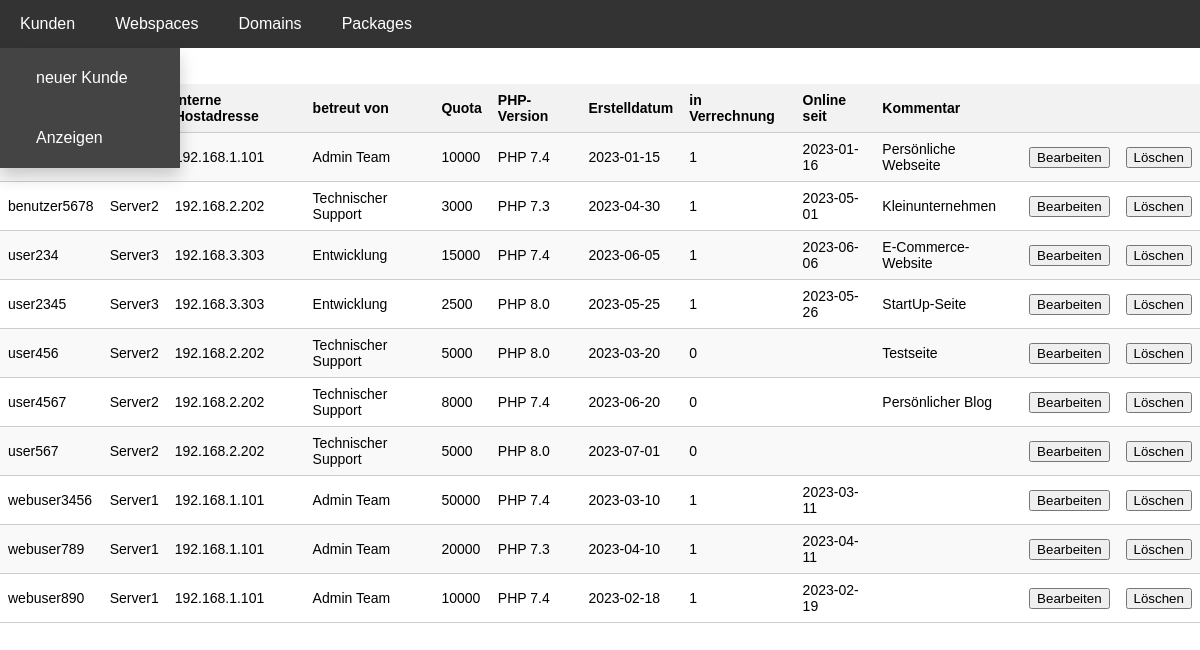
Page /we_show.php on the committed database.
### tables this page shows
CREATE TABLE webs (
	we_user VARCHAR(20) PRIMARY KEY,
    we_server VARCHAR(50) NOT NULL,
    we_internal_hostaddress VARCHAR(50) NOT NULL,
    we_maintained_by VARCHAR(50) NOT NULL,
    we_quota INT(10) NOT NULL,
    we_php_vers VARCHAR(10) NOT NULL,
    we_creation_date DATE NOT NULL,
    we_is_online BOOLEAN NOT NULL DEFAULT FALSE,
    we_online_since DATE,
    we_comment VARCHAR(250),
    pa_id INT,
    CONSTRAINT packages_webs FOREIGN KEY (pa_id) REFERENCES packages(pa_id) ON DELETE RESTRICT ON UPDATE RESTRICT
);

### we_show.php (the view, shortened to what this page needs)
<!DOCTYPE html>
<html>
<html lang="de">
<head>
    <link rel="stylesheet" href="styles.css">
</head>
<body>
    <nav>
        <ul class="navbar">
            <li class="nav-item">
                <a href="#">Kunden</a>
            </li>
            <li class="nav-item">
                <a href="#">Webspaces</a>
            </li>
            <li class="nav-item">
                <a href="#">Domains</a>
            </li>
            <li class="nav-item">
                <a href="#">Packages</a>
            </li>
        </ul>
    </nav>
    <br>
    <?php
        $hostname = "localhost";
        $username = "admin";
        $password = "Passw0rd";
        $db = "mynet_test";
        $dbconnect = mysqli_connect($hostname, $username, $password, $db);
    ?>
    <table class="styled-table">
        <tr>
            <th>Webuser</th>
            <th>Server</th>
            <th>Interne Hostadresse</th>
            <th>betreut von</th>
            <th>Quota</th>
            <th>PHP-Version</th>
            <th>Erstelldatum</th>
            <th>in Verrechnung</th>
            <th>Online seit</th>
            <th>Kommentar</th>
            <th></th>
            <th></th>
        </tr>
    <br>
    <?php
    $query = mysqli_query($dbconnect, "SELECT * FROM webs")
        or die (mysqli_error($dbconnect));
    while ($row = mysqli_fetch_array($query)) {
        echo
        "<tr>
            <td>{$row['we_user']}</td>
            <td>{$row['we_server']}</td>
            <td>{$row['we_internal_hostaddress']}</td>
            <td>{$row['we_maintained_by']}</td>
            <td>{$row['we_quota']}</td>
            <td>{$row['we_php_vers']}</td>
            <td>{$row['we_creation_date']}</td>
            <td>{$row['we_is_online']}</td>
            <td>{$row['we_online_since']}</td>
            <td>{$row['we_comment']}</td>
            <td>
            <form action='we_edit.php' method='post'>
                <input type='hidden' name='we_user' value='{$row['we_user']}'>
                <input type='submit' name='bearbeiten' value='Bearbeiten'>
            </form>
            </td>
            <td>
            <form action='we_delete.php' method='post'>
                <input type='hidden' name='we_user' value='{$row['we_user']}'>
                <input type='submit' name='loeschen' value='Löschen'>
            </form>
            </td>
        </tr>";
    }
    ?>
    </table>
</body>
</html>
</body>
</html>

### styles.css (style rules this page uses)
body { font-family: Arial, sans-serif; margin: 0; padding: 0; }
.navbar { background-color: #333; list-style-type: none; padding: 0; margin: 0; display: flex; align-items: center; }
.nav-item { position: relative; }
.nav-item a { display: block; color: white; text-decoration: none; padding: 15px 20px; transition: background-color 0.3s ease; }
.styled-table { width: 100%; border-collapse: collapse; font-size: 14px; }
.styled-table th, .styled-table td { padding: 8px; text-align: left; border-bottom: 1px solid #ccc; }
.styled-table th { background-color: #f2f2f2; }
.styled-table tr:nth-child(even) { background-color: #f9f9f9; }

### rows in the picture
webs: we_internal_hostaddress "192.168.1.101", we_maintained_by "Admin Team", we_quota "10000", we_php_vers "PHP 7.4", we_creation_date "2023-01-15", we_is_online "1", we_online_since "2023-01-16", we_comment "Persönliche Webseite"
webs: we_user "benutzer5678", we_server "Server2", we_internal_hostaddress "192.168.2.202", we_maintained_by "Technischer Support", we_quota "3000", we_php_vers "PHP 7.3", we_creation_date "2023-04-30", we_is_online "1", we_online_since "2023-05-01", we_comment "Kleinunternehmen"
webs: we_user "user234", we_server "Server3", we_internal_hostaddress "192.168.3.303", we_maintained_by "Entwicklung", we_quota "15000", we_php_vers "PHP 7.4", we_creation_date "2023-06-05", we_is_online "1", we_online_since "2023-06-06", we_comment "E-Commerce-Website"
webs: we_user "user2345", we_server "Server3", we_internal_hostaddress "192.168.3.303", we_maintained_by "Entwicklung", we_quota "2500", we_php_vers "PHP 8.0", we_creation_date "2023-05-25", we_is_online "1", we_online_since "2023-05-26", we_comment "StartUp-Seite"
webs: we_user "user456", we_server "Server2", we_internal_hostaddress "192.168.2.202", we_maintained_by "Technischer Support", we_quota "5000", we_php_vers "PHP 8.0", we_creation_date "2023-03-20", we_is_online "0", we_comment "Testseite"
webs: we_user "user4567", we_server "Server2", we_internal_hostaddress "192.168.2.202", we_maintained_by "Technischer Support", we_quota "8000", we_php_vers "PHP 7.4", we_creation_date "2023-06-20", we_is_online "0", we_comment "Persönlicher Blog"
webs: we_user "user567", we_server "Server2", we_internal_hostaddress "192.168.2.202", we_maintained_by "Technischer Support", we_quota "5000", we_php_vers "PHP 8.0", we_creation_date "2023-07-01", we_is_online "0"
webs: we_user "webuser3456", we_server "Server1", we_internal_hostaddress "192.168.1.101", we_maintained_by "Admin Team", we_quota "50000", we_php_vers "PHP 7.4", we_creation_date "2023-03-10", we_is_online "1", we_online_since "2023-03-11"
webs: we_user "webuser789", we_server "Server1", we_internal_hostaddress "192.168.1.101", we_maintained_by "Admin Team", we_quota "20000", we_php_vers "PHP 7.3", we_creation_date "2023-04-10", we_is_online "1", we_online_since "2023-04-11"
webs: we_user "webuser890", we_server "Server1", we_internal_hostaddress "192.168.1.101", we_maintained_by "Admin Team", we_quota "10000", we_php_vers "PHP 7.4", we_creation_date "2023-02-18", we_is_online "1", we_online_since "2023-02-19"
